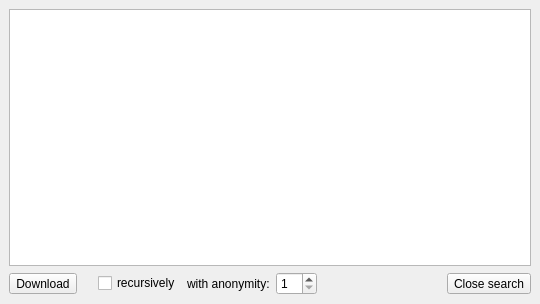
<ui version="4.0" >
 <class>ResultWnd</class>
 <widget class="QWidget" name="ResultWnd" >
  <property name="geometry" >
   <rect>
    <x>0</x>
    <y>0</y>
    <width>540</width>
    <height>304</height>
   </rect>
  </property>
  <property name="sizePolicy" >
   <sizepolicy>
    <hsizetype>7</hsizetype>
    <vsizetype>7</vsizetype>
    <horstretch>0</horstretch>
    <verstretch>0</verstretch>
   </sizepolicy>
  </property>
  <property name="windowTitle" >
   <string/>
  </property>
  <layout class="QVBoxLayout" >
   <property name="margin" >
    <number>9</number>
   </property>
   <property name="spacing" >
    <number>6</number>
   </property>
   <item>
    <widget class="QTreeView" name="treeResults" >
     <property name="contextMenuPolicy" >
      <enum>Qt::ActionsContextMenu</enum>
     </property>
     <property name="alternatingRowColors" >
      <bool>true</bool>
     </property>
     <property name="selectionMode" >
      <enum>QAbstractItemView::ExtendedSelection</enum>
     </property>
     <property name="verticalScrollMode" >
      <enum>QAbstractItemView::ScrollPerPixel</enum>
     </property>
    </widget>
   </item>
   <item>
    <layout class="QHBoxLayout" >
     <property name="margin" >
      <number>0</number>
     </property>
     <property name="spacing" >
      <number>6</number>
     </property>
     <item>
      <widget class="QToolButton" name="pbDownload" >
       <property name="text" >
        <string>Download</string>
       </property>
       <property name="icon" >
        <iconset resource="../../../pixmaps/pixmaps.qrc" >:/pixmaps/download.png</iconset>
       </property>
       <property name="iconSize" >
        <size>
         <width>22</width>
         <height>22</height>
        </size>
       </property>
       <property name="toolButtonStyle" >
        <enum>Qt::ToolButtonTextBesideIcon</enum>
       </property>
      </widget>
     </item>
     <item>
      <spacer>
       <property name="orientation" >
        <enum>Qt::Horizontal</enum>
       </property>
       <property name="sizeType" >
        <enum>QSizePolicy::Fixed</enum>
       </property>
       <property name="sizeHint" >
        <size>
         <width>15</width>
         <height>20</height>
        </size>
       </property>
      </spacer>
     </item>
     <item>
      <widget class="QCheckBox" name="cbRecursive" >
       <property name="text" >
        <string>recursively</string>
       </property>
      </widget>
     </item>
     <item>
      <widget class="QLabel" name="label" >
       <property name="text" >
        <string>with anonymity:</string>
       </property>
      </widget>
     </item>
     <item>
      <widget class="QSpinBox" name="spinAnon" >
       <property name="minimum" >
        <number>1</number>
       </property>
       <property name="value" >
        <number>1</number>
       </property>
      </widget>
     </item>
     <item>
      <spacer>
       <property name="orientation" >
        <enum>Qt::Horizontal</enum>
       </property>
       <property name="sizeHint" >
        <size>
         <width>40</width>
         <height>20</height>
        </size>
       </property>
      </spacer>
     </item>
     <item>
      <widget class="QToolButton" name="pbClose" >
       <property name="text" >
        <string>Close search</string>
       </property>
       <property name="icon" >
        <iconset resource="../../../pixmaps/pixmaps.qrc" >:/pixmaps/close.png</iconset>
       </property>
       <property name="iconSize" >
        <size>
         <width>22</width>
         <height>22</height>
        </size>
       </property>
       <property name="toolButtonStyle" >
        <enum>Qt::ToolButtonTextBesideIcon</enum>
       </property>
      </widget>
     </item>
    </layout>
   </item>
  </layout>
  <action name="actionDownload" >
   <property name="icon" >
    <iconset resource="../../../pixmaps/pixmaps.qrc" >:/pixmaps/download_small.png</iconset>
   </property>
   <property name="text" >
    <string>Download</string>
   </property>
  </action>
  <action name="actionCopy_URI" >
   <property name="text" >
    <string>Copy URI</string>
   </property>
  </action>
 </widget>
 <resources>
  <include location="../../../pixmaps/pixmaps.qrc" />
 </resources>
 <connections/>
</ui>
